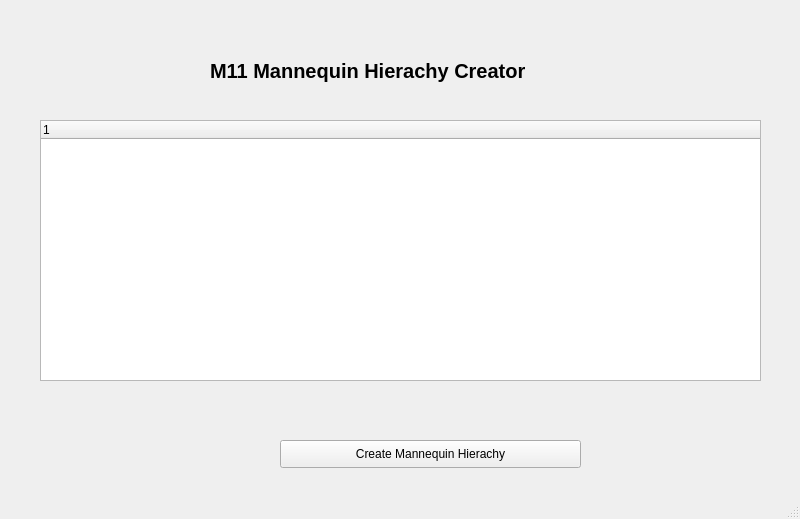
<?xml version="1.0" encoding="UTF-8"?>
<ui version="4.0">
 <class>MainWindow</class>
 <widget class="QMainWindow" name="MainWindow">
  <property name="geometry">
   <rect>
    <x>0</x>
    <y>0</y>
    <width>800</width>
    <height>519</height>
   </rect>
  </property>
  <property name="windowTitle">
   <string>MainWindow</string>
  </property>
  <widget class="QWidget" name="centralwidget">
   <widget class="QTreeWidget" name="layerHirachyWidget">
    <property name="geometry">
     <rect>
      <x>40</x>
      <y>120</y>
      <width>721</width>
      <height>261</height>
     </rect>
    </property>
    <column>
     <property name="text">
      <string notr="true">1</string>
     </property>
    </column>
   </widget>
   <widget class="QPushButton" name="createHierachyButton">
    <property name="geometry">
     <rect>
      <x>280</x>
      <y>440</y>
      <width>301</width>
      <height>28</height>
     </rect>
    </property>
    <property name="text">
     <string>Create Mannequin Hierachy</string>
    </property>
   </widget>
   <widget class="QLabel" name="topicLabel">
    <property name="geometry">
     <rect>
      <x>210</x>
      <y>50</y>
      <width>391</width>
      <height>41</height>
     </rect>
    </property>
    <property name="font">
     <font>
      <pointsize>15</pointsize>
      <weight>75</weight>
      <bold>true</bold>
     </font>
    </property>
    <property name="text">
     <string>M11 Mannequin Hierachy Creator</string>
    </property>
   </widget>
  </widget>
  <widget class="QMenuBar" name="menubar">
   <property name="geometry">
    <rect>
     <x>0</x>
     <y>0</y>
     <width>800</width>
     <height>26</height>
    </rect>
   </property>
  </widget>
  <widget class="QStatusBar" name="statusbar"/>
 </widget>
 <resources/>
 <connections/>
</ui>
